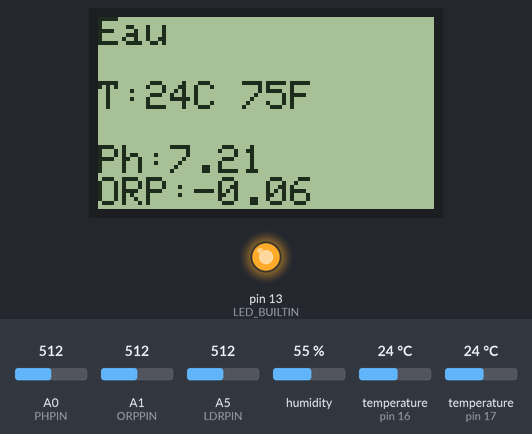
The sketch below on a simulated Arduino Uno, built with avr-gcc and run on an emulated ATmega328P. Parts: 84×48 one-colour display, output pins drawn as LEDs (lit = HIGH). The inputs (shaded band) are chosen by the test bench; at power-on: humidity 55 %, temperature (sensors on pin 16, pin 17) 24 °C, A0 (PHPIN) = 512, A1 (ORPPIN) = 512, A5 (LDRPIN) = 512. What the sketch prints to the serial monitor is not drawn.

Above: at 5.9 s.
6.0 s: humidity set to 22 %
At 12.7 s:
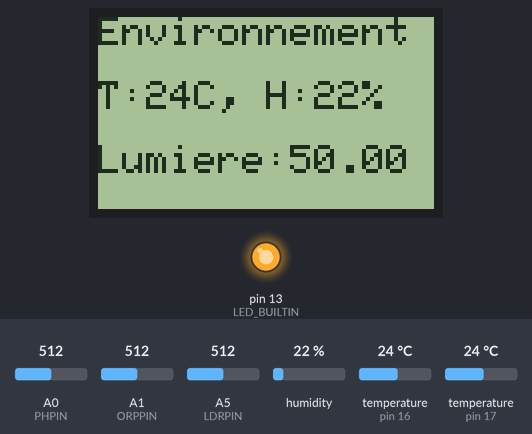
17.5 s: temperature (sensor on pin 16) set to 12 °C
At 24.1 s:
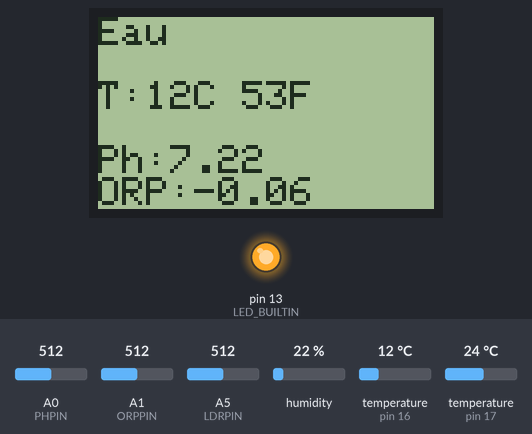
28.4 s: A0 (PHPIN) set to 716
At 34.6 s:
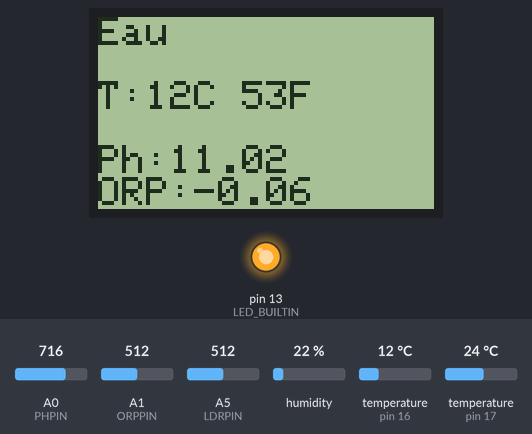
38.7 s: A1 (ORPPIN) set to 716
At 45.1 s:
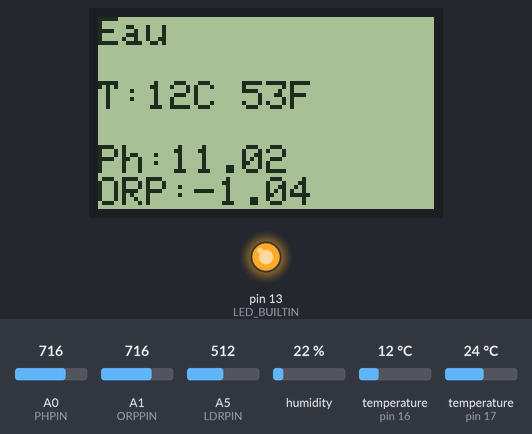
49.0 s: A5 (LDRPIN) set to 716
At 53.4 s:
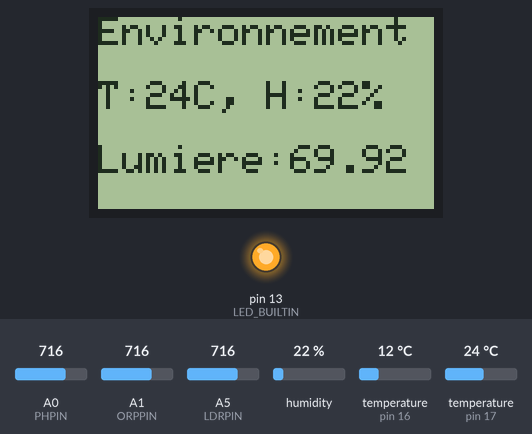
56.2 s: temperature (sensor on pin 17) set to 12 °C
At 59.3 s:
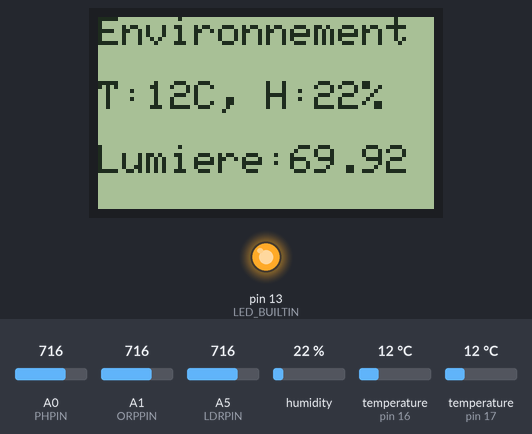
Timing chart, 0 to 60.8 s (numbered marks = the images above; inputs shaded):
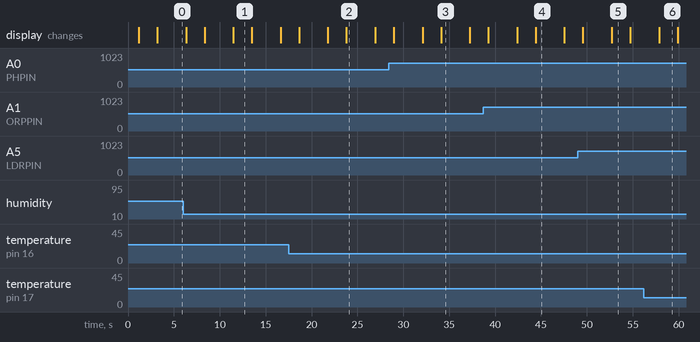

Measured:
- after the input at 6.0 s, the display: first differs from a run without the input after 5.5 s (image 1)
- after the input at 17.5 s, the display: first differs from a run without the input after 6.3 s (image 2)
- after the input at 28.4 s, the display: first differs from a run without the input after 5.7 s (image 3)
- after the input at 38.7 s, the display: first differs from a run without the input after 5.7 s (image 4)
- after the input at 49.0 s, the display: first differs from a run without the input after 3.7 s (image 5)
- after the input at 56.2 s, the display: changes after 1.7 s (image 6)
- what the display in image 1 shows lasts 2.0 s, from 11.5 s to 13.5 s

The sketch:

CodePiscine.ino
```cpp
// (licence header left out)
#define LDRPIN      19  // Light sensor
#define ORPPIN      PC1 // Pool Free Chlorine = Oxidation/Reduction Potential (ORP)
#define PHPIN       PC0 // Pool Ph
#define DS18B20PIN  16 // Pool temperature
#define DHTPIN      17 // Air temperature and relative humidity


#include <OneWire.h>
OneWire  ds(DS18B20PIN);  // Pool temperature sensor (a 4.7K resistor is necessary)

#include "DHT.h"
#define DHTTYPE DHT11
DHT dht(DHTPIN, DHTTYPE);

#include <SPI.h>
#include <Adafruit_GFX.h>
#include <Adafruit_PCD8544.h>
// Nokia 5110 Display - Software SPI (slower updates, more flexible pin options):
// pin 7 - Serial clock out (SCLK)
// pin 6 - Serial data out (DIN)
// pin 5 - Data/Command select (D/C)
// pin 4 - LCD chip select (CS)
// pin 3 - LCD reset (RST)
Adafruit_PCD8544 display = Adafruit_PCD8544(7, 6, 5, 4, 3);

byte i;
byte present = 0;
byte type_s;
byte data[12];
byte addr[8];

void setup() {
  Serial.begin(9600);

  display.begin();
  display.setContrast(50);
  display.setTextSize(1);
  display.setTextColor(BLACK);

  // LED Backlight
  pinMode(LED_BUILTIN, OUTPUT);
  digitalWrite(LED_BUILTIN, HIGH);

  // Environment
  dht.begin();


  // Pool thermometer
  if ( !ds.search(addr)) {
    Serial.println("No more addresses.");
    Serial.println();
    ds.reset_search();
    delay(250);
  }

  byte addr[8];
  Serial.print("ROM =");
  for ( i = 0; i < 8; i++) {
    Serial.write(' ');
    Serial.print(addr[i], HEX);
  }

  if (OneWire::crc8(addr, 7) != addr[7]) {
    Serial.println("CRC is not valid!");
  }
  Serial.println();

  // the first ROM byte indicates which chip
  switch (addr[0]) {
    case 0x10:
      Serial.println("  Chip = DS18S20");  // or old DS1820
      type_s = 1;
      break;
    case 0x28:
      Serial.println("  Chip = DS18B20");
      type_s = 0;
      break;
    case 0x22:
      Serial.println("  Chip = DS1822");
      type_s = 0;
      break;
    default:
      Serial.println("Device is not a DS18x20 family device.");
  }
}

void loop() {

  float light = analogRead(LDRPIN) / 1024.0;
  float airHumidity = dht.readHumidity() / 100.0;
  float airCelsius = dht.readTemperature();
  float airFarenheit = dht.readTemperature(true);
  float poolCelsius = getPoolTemperature();
  float poolFarenheit = poolCelsius * 1.8 + 32.0;
  float poolPh = 7 - (2.5 - analogRead(PHPIN) / 200.0) / (0.257179 + 0.000941468 * poolCelsius);
  float poolORP = (2.5 - analogRead(ORPPIN) / 200.0) / 1.037;


  Serial.print("{");
  Serial.print("\"light\":");
  Serial.print(light);
  Serial.print(",\"airHumidity\":");
  Serial.print(airHumidity);
  Serial.print(",\"airCelsius\":");
  Serial.print(airCelsius);
  Serial.print(",\"airFarenheit\":");
  Serial.print(airFarenheit);
  Serial.print(",\"poolCelsius\":");
  Serial.print(poolCelsius);
  Serial.print(",\"poolFarenheit\":");
  Serial.print(poolFarenheit);
  Serial.print(",\"poolPh\":");
  Serial.print(poolPh);
  Serial.print(",\"poolORP\":");
  Serial.print(poolORP);
  Serial.println("}");

  display.clearDisplay();
  display.setCursor(0, 0);

  // Check if any reads failed and exit early (to try again).
  if (isnan(airHumidity) || isnan(airCelsius) || isnan(airFarenheit)) {
    Serial.println("Failed to read from DHT sensor!");
  }
  else {
    display.println("Environnement");
    display.println();

    display.print("T:");
    display.print(int(airCelsius));
    display.print("C, H:");
    display.print(int(airHumidity * 100));
    display.println("%");
    display.println();
  }
  display.print("Lumiere:");
  display.println(light * 100);
  display.display();

  delay(2000);
  display.clearDisplay();
  display.setCursor(0, 0);

  display.println("Eau");
  display.println();

  display.print("T:");
  display.print(int(poolCelsius));
  display.print("C ");
  display.print(int(poolFarenheit));
  display.println("F ");
  display.println();

  display.print("Ph:");
  display.println(poolPh);
  display.print("ORP:");
  display.print(poolORP);
  display.println();

  display.display();
  delay(2000);
}


float getPoolTemperature() {
  ds.reset();
  ds.select(addr);
  ds.write(0x44, 1);        // start conversion, with parasite power on at the end

  delay(1000);     // maybe 750ms is enough, maybe not
  // we might do a ds.depower() here, but the reset will take care of it.

  present = ds.reset();
  ds.select(addr);
  ds.write(0xBE);         // Read Scratchpad
  /*
    Serial.print("  Data = ");
    Serial.print(present, HEX);
    Serial.print(" ");
    */
  for ( i = 0; i < 9; i++) {           // we need 9 bytes
    data[i] = ds.read();
    //Serial.print(data[i], HEX);
    //Serial.print(" ");
  }
  /*
  Serial.print(" CRC=");
  Serial.print(OneWire::crc8(data, 8), HEX);
  Serial.println();
  */
  // Convert the data to actual temperature
  // because the result is a 16 bit signed integer, it should
  // be stored to an "int16_t" type, which is always 16 bits
  // even when compiled on a 32 bit processor.
  int16_t raw = (data[1] << 8) | data[0];
  if (type_s) {
    raw = raw << 3; // 9 bit resolution default
    if (data[7] == 0x10) {
      // "count remain" gives full 12 bit resolution
      raw = (raw & 0xFFF0) + 12 - data[6];
    }
  } else {
    byte cfg = (data[4] & 0x60);
    // at lower res, the low bits are undefined, so let's zero them
    if (cfg == 0x00) raw = raw & ~7;  // 9 bit resolution, 93.75 ms
    else if (cfg == 0x20) raw = raw & ~3; // 10 bit res, 187.5 ms
    else if (cfg == 0x40) raw = raw & ~1; // 11 bit res, 375 ms
    //// default is 12 bit resolution, 750 ms conversion time
  }

  return (float)raw / 16.0;
}
```
